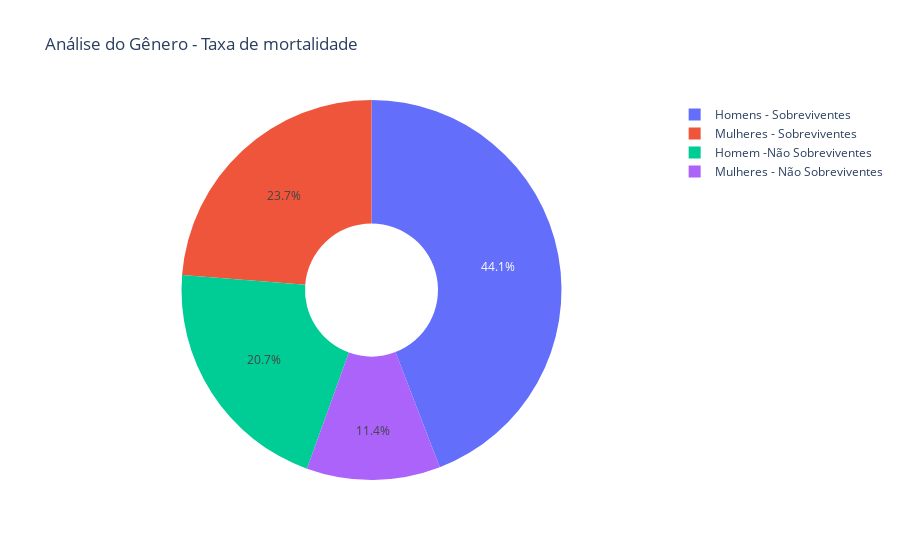

The code cell stored with this chart in its notebook:
### Code cell
m = dados[dados["sex"]==1]
f = dados[dados["sex"]==0]

labels = ['Homens - Sobreviventes','Mulheres - Sobreviventes ', "Homem -Não Sobreviventes", "Mulheres - Não Sobreviventes"]
values = [len(m[dados["DEATH_EVENT"]==0]),len(f[dados["DEATH_EVENT"]==0]), len(m[dados["DEATH_EVENT"]==1])
         ,len(f[dados["DEATH_EVENT"]==1])]
fig = go.Figure(data=[go.Pie(labels=labels, values=values, hole=0.35)])
fig.update_layout(
    title_text="Análise do Gênero - Taxa de mortalidade")
fig.show()

### Figure 1 — Plotly figure (JSON) as saved in the notebook; plotly's stock layout.template omitted (floating-point values rounded to 4 significant figures)
{"data": [{"hole": 0.35, "labels": ["Homens - Sobreviventes", "Mulheres - Sobreviventes ", "Homem -Não Sobreviventes", "Mulheres - Não Sobreviventes"], "type": "pie", "values": [132, 71, 62, 34]}], "layout": {"title": {"text": "Análise do Gênero - Taxa de mortalidade"}}}
